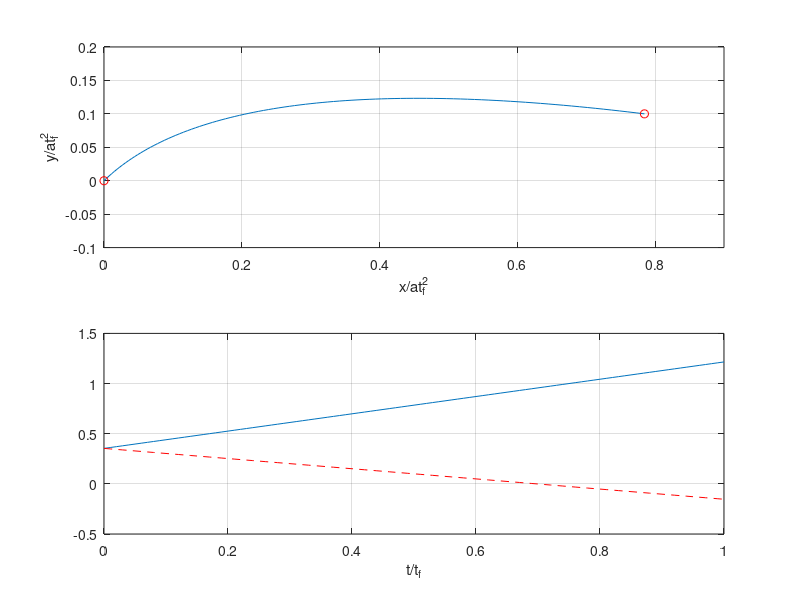

This figure's MATLAB source: (Note: this script raises an error after producing the figure.)
% Script p3_3_05.m; max range to yf=0 in with specified u0,v0,tf,yf;
% (u,v) in a*tf, (x,y) in a*tf^2/2, t in tf;     4/97, 1/98, 6/11/98
%
u0=.5/sqrt(2); v0=u0; c=pi/180; yf=.1; th=asin(2*(yf-v0)); 
c=cos(th); xf=u0+c/2; si=sin(th); t=[0:.01:1]; un=ones(1,101);
x=u0*t+t.^2*c/2; y=v0*t+t.^2*si/2; u=u0*un+t*c; v=v0*un+t*si;
%
figure(1); clf; subplot(211), plot(x,y,x(101),y(101),'ro',0,0,'ro');
grid; axis([0 .9 -.1 .2]); xlabel('x/at_f^2'); ylabel('y/at_f^2');
subplot(212), plot(t,u,t,v,'r--'); grid; xlabel('t/t_f');
legend('u/at_f','v/at_f',2);